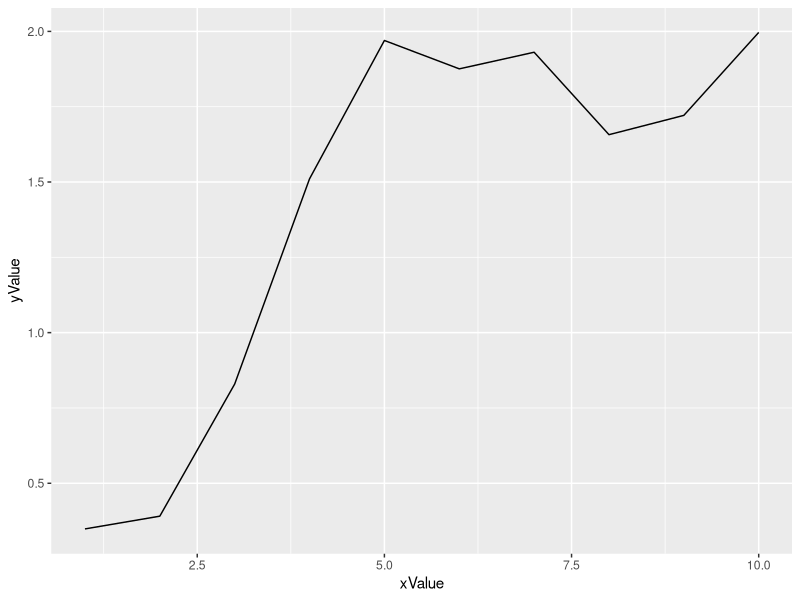

Write the R code that produced this figure.
# Libraries
library(ggplot2)

# create data
xValue <- 1:10
yValue <- cumsum(rnorm(10))
data <- data.frame(xValue,yValue)

# Plot
p = ggplot(data, aes(x=xValue, y=yValue)) +
  geom_line()

print(p)


